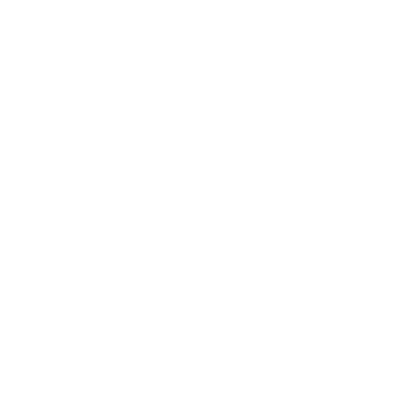
Frame 1 (no input)
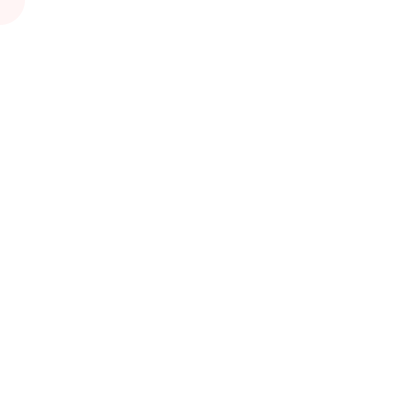
Frame 60 (the mouse pressed at the canvas centre just before this capture)
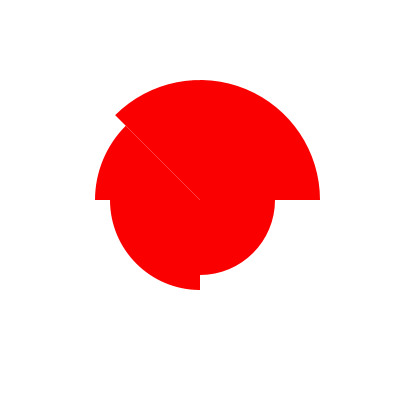
Frame 120 (the mouse held since frame 60 and released just before this capture)

The Processing sketch that drew these frames (run headless with seeded random() and noise(); from frame 60 on, the mouse is pressed at the canvas centre):

// Processing sketch: processing_99683
// ── processing_99683.pde

float x = 0;
float y = 0;
float w = 10;
float h = 10;

float[] a = new float[100];
float[] b = new float[100];
float[] c = new float[100];
float[] d = new float[100];

float size = 0;

int xdirection = 1;
int ydirection = 1;

void setup() {
  size(400,400);
  background(255,255,255);
  fill(250,0,0,10);
  noStroke();
}
void draw() {
    background(255,255,255);
  rayo(mouseX,mouseY,size,size);

  if(mousePressed)
  {
    size = 3;
    fill(250,0,0);
  }
  else
  {

  size = 1;
  }
}

void rayo(float x,float y,float w,float h) {
arc(mouseX, mouseY, 50*size, 50*size, 0, HALF_PI);
arc(mouseX, mouseY, 60*size, 60*size, HALF_PI, PI);
arc(mouseX, mouseY, 70*size, 70*size, PI, PI+QUARTER_PI);
arc(mouseX, mouseY, 80*size, 80*size, PI+QUARTER_PI, TWO_PI);
}
